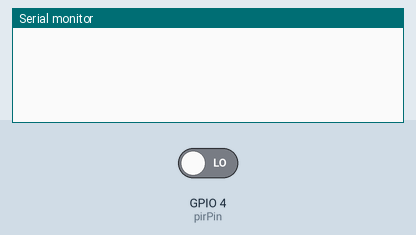
This sketch was run on a simulated ESP32. On the bench: the last lines printed to the serial monitor. The inputs (shaded band) are chosen by the test bench; at power-on: GPIO 4 (pirPin) LOW.

Above: at 1.2 s.
1.3 s: GPIO 4 (pirPin) driven HIGH
At 1.9 s:
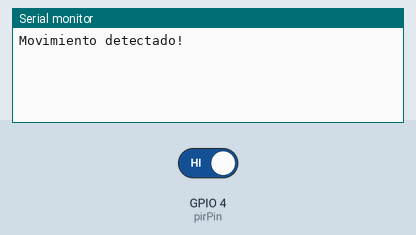
2.8 s: GPIO 4 (pirPin) driven LOW
At 4.3 s:
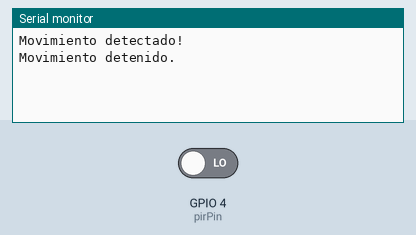

Measured:
- after the input at 1.3 s, the serial monitor: prints a new line at once (image 1)
- after the input at 2.8 s, the serial monitor: prints a new line at once (image 2)

The sketch:

Detectormovimiento.ino
```cpp
// Definir el pin del sensor PIR
int pirPin = 4;  // OUT del PIR conectado al pin digital 4 de la ESP32
int pirState = LOW;  // Inicializar el estado del PIR a LOW (sin movimiento)
int val = 0;  // Variable para almacenar el valor de lectura del PIR

void setup() {
  Serial.begin(115200);  // Iniciar comunicación serial
  pinMode(pirPin, INPUT);  // Configurar el pin del PIR como entrada
}

void loop() {
  // Leer el estado del sensor PIR
  val = digitalRead(pirPin);

  // Si el sensor detecta movimiento
  if (val == HIGH) {
    if (pirState == LOW) {
      Serial.println("Movimiento detectado!");
      pirState = HIGH;  // Actualizar el estado del PIR
    }
  } else {
    if (pirState == HIGH) {
      Serial.println("Movimiento detenido.");
      pirState = LOW;  // Actualizar el estado del PIR
    }
  }
}
```
